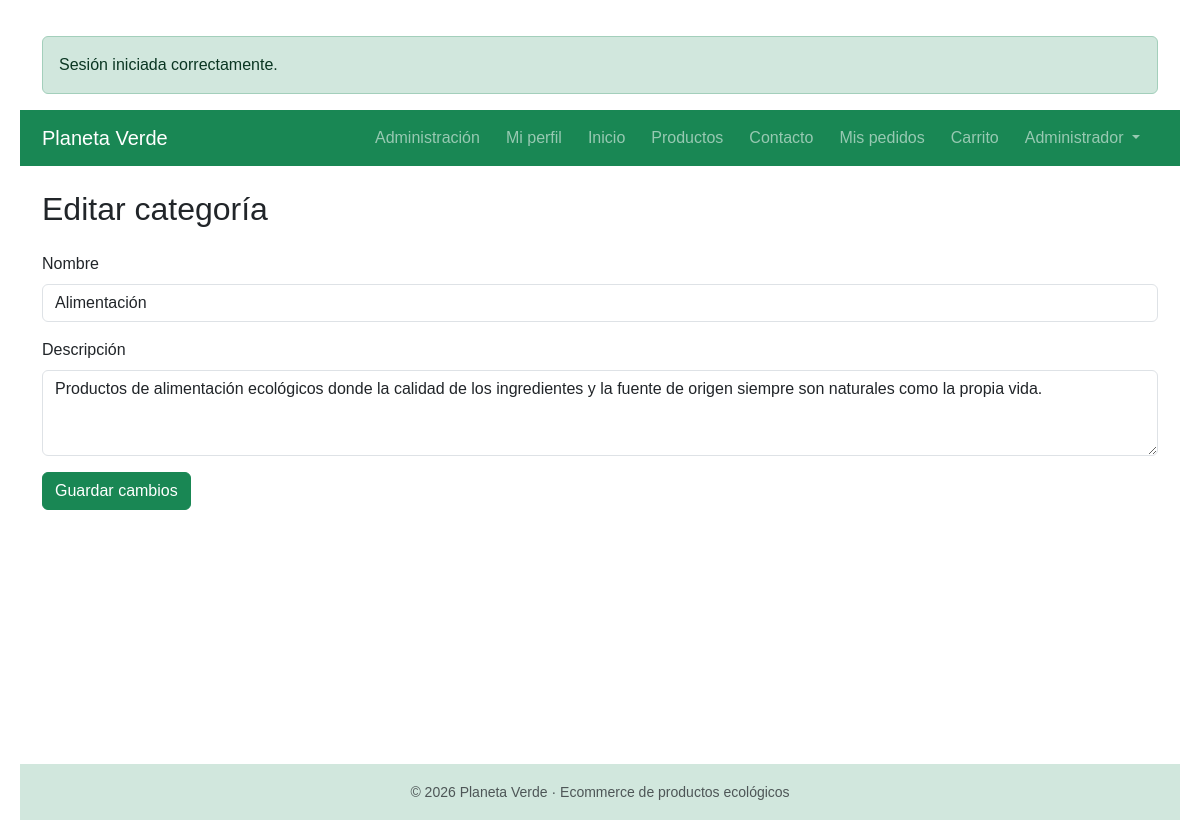
/index.php?controller=categoria&action=editar&id=2 (signed in), run on the app's committed database.
### tables this page shows
CREATE TABLE `categorias` (
  `id_categoria` int(11) NOT NULL,
  `nombre` varchar(100) NOT NULL,
  `descripcion` varchar(255) DEFAULT NULL,
  `activo` tinyint(1) NOT NULL DEFAULT 1
);

### controllers/CategoriaController.php (called while the page is built, shortened)
<?php
require_once __DIR__ . '/../models/Categoria.php';
class CategoriaController
{
    public function editar()
    {
        $id = $_GET['id'] ?? null;
        $categoria = Categoria::getById($id);
        require_once __DIR__ . '/../views/admin/categoria_editar.php';
    }
}

### index.php (called while the page is built, shortened)
<?php
$action     = $_GET['action'] ?? 'index';
$controllerObject = new $controllerName();
$controllerObject->$action();

### models/Categoria.php (called while the page is built, shortened)
<?php
class Categoria
{
    public static function getById($id)
    {
        $pdo = get_conexion();
        $sql = "
        SELECT *
        FROM categorias
        WHERE id_categoria = :id
          AND activo = 1
        LIMIT 1
    ";
        $stmt = $pdo->prepare($sql);
        $stmt->execute([
            ':id' => $id
        ]);
        return $stmt->fetch(PDO::FETCH_ASSOC);
    }
}

### views/admin/categoria_editar.php (the view, shortened to what this page needs)
<?php require_once __DIR__ . '/../partials/header.php'; ?>
<?php require_once __DIR__ . '/../partials/navbar.php'; ?>
<main class="container">
    <h2 class="my-4">Editar categoría</h2>
    <form method="post"
        action="index.php?controller=categoria&action=actualizar">
        <div class="mb-3">
            <label class="form-label">Nombre</label>
            <input type="text"
                name="nombre"
                class="form-control"
                value="<?= htmlspecialchars($categoria['nombre']) ?>"
                required>
        </div>
        <div class="mb-3">
            <label class="form-label">Descripción</label>
            <textarea name="descripcion"
                class="form-control"
                rows="3"><?= htmlspecialchars($categoria['descripcion']) ?></textarea>
        </div>
        <button class="btn btn-success">Guardar cambios</button>
    </form>
</main>
<?php require_once __DIR__ . '/../partials/footer.php'; ?>

### public/css/estilos.css (style rules this page uses)
body { font-family: Arial, sans-serif; margin: 20px; }

### data on the page
categorias: nombre "Alimentación", descripcion "Productos de alimentación ecológicos donde la calidad de los ingredientes y la fuente de origen siempre son naturales como la propia vida."

### other printed values
$flash['mensaje'] "Sesión iniciada correctamente."
$_SESSION['usuario']['nombre'] "Administrador"
